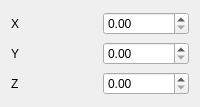
              <widget class="QWidget" name="page_4">
               <property name="geometry">
                <rect>
                 <x>0</x>
                 <y>0</y>
                 <width>200</width>
                 <height>107</height>
                </rect>
               </property>
               <attribute name="label">
                <string>Moving</string>
               </attribute>
               <layout class="QGridLayout" name="gridLayout_10">
                <item row="1" column="0">
                 <widget class="QLabel" name="label_34">
                  <property name="text">
                   <string>X</string>
                  </property>
                 </widget>
                </item>
                <item row="6" column="0">
                 <widget class="QLabel" name="label_33">
                  <property name="text">
                   <string>Z</string>
                  </property>
                 </widget>
                </item>
                <item row="5" column="0">
                 <widget class="QLabel" name="label_35">
                  <property name="text">
                   <string>Y</string>
                  </property>
                 </widget>
                </item>
                <item row="1" column="1">
                 <widget class="QDoubleSpinBox" name="move_spin_x">
                  <property name="singleStep">
                   <double>0.100000000000000</double>
                  </property>
                 </widget>
                </item>
                <item row="5" column="1">
                 <widget class="QDoubleSpinBox" name="move_spin_y">
                  <property name="singleStep">
                   <double>0.100000000000000</double>
                  </property>
                 </widget>
                </item>
                <item row="6" column="1">
                 <widget class="QDoubleSpinBox" name="move_spin_z">
                  <property name="singleStep">
                   <double>0.100000000000000</double>
                  </property>
                 </widget>
                </item>
               </layout>
              </widget>
